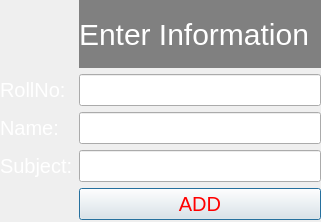
<?xml version="1.0" encoding="UTF-8"?>
<ui version="4.0">
 <class>addBox</class>
 <widget class="QDialog" name="addBox">
  <property name="geometry">
   <rect>
    <x>0</x>
    <y>0</y>
    <width>321</width>
    <height>222</height>
   </rect>
  </property>
  <property name="windowTitle">
   <string>Dialog</string>
  </property>
  <widget class="QWidget" name="layoutWidget">
   <property name="geometry">
    <rect>
     <x>0</x>
     <y>0</y>
     <width>321</width>
     <height>220</height>
    </rect>
   </property>
   <layout class="QGridLayout" name="gridLayout">
    <item row="4" column="1">
     <widget class="QPushButton" name="pushButton">
      <property name="styleSheet">
       <string notr="true">QPushButton{
font-size: 20px;
color: red;
}</string>
      </property>
      <property name="text">
       <string>ADD</string>
      </property>
     </widget>
    </item>
    <item row="3" column="0">
     <widget class="QLabel" name="label_4">
      <property name="styleSheet">
       <string notr="true">QLabel{
font-size: 20px;
color: white;
}</string>
      </property>
      <property name="text">
       <string>Subject:</string>
      </property>
     </widget>
    </item>
    <item row="2" column="0">
     <widget class="QLabel" name="label_3">
      <property name="styleSheet">
       <string notr="true">QLabel{
font-size: 20px;
color: white;
}</string>
      </property>
      <property name="text">
       <string>Name:</string>
      </property>
     </widget>
    </item>
    <item row="1" column="1">
     <widget class="QLineEdit" name="lineEdit">
      <property name="styleSheet">
       <string notr="true">QLineEdit{
font-size: 20px;

}</string>
      </property>
     </widget>
    </item>
    <item row="2" column="1">
     <widget class="QLineEdit" name="lineEdit_2">
      <property name="styleSheet">
       <string notr="true">QLineEdit{
font-size: 20px;

}</string>
      </property>
     </widget>
    </item>
    <item row="1" column="0">
     <widget class="QLabel" name="label_2">
      <property name="styleSheet">
       <string notr="true">QLabel{
font-size: 20px;
color: white;
}</string>
      </property>
      <property name="text">
       <string>RollNo:</string>
      </property>
     </widget>
    </item>
    <item row="0" column="1">
     <widget class="QLabel" name="label">
      <property name="styleSheet">
       <string notr="true">QLabel{
font-size: 30px;
background: light gray;
color: white;
}</string>
      </property>
      <property name="text">
       <string>Enter Information</string>
      </property>
     </widget>
    </item>
    <item row="3" column="1">
     <widget class="QLineEdit" name="lineEdit_3">
      <property name="styleSheet">
       <string notr="true">QLineEdit{
font-size: 20px;

}</string>
      </property>
      <property name="text">
       <string/>
      </property>
     </widget>
    </item>
   </layout>
  </widget>
 </widget>
 <resources/>
 <connections/>
</ui>
